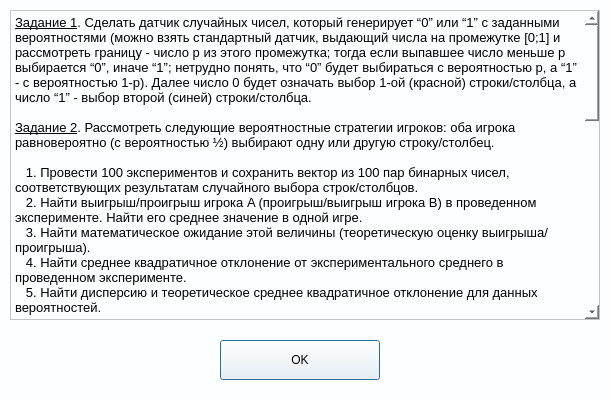
<?xml version="1.0" encoding="UTF-8"?>
<ui version="4.0">
 <class>Dialog</class>
 <widget class="QDialog" name="Dialog">
  <property name="geometry">
   <rect>
    <x>0</x>
    <y>0</y>
    <width>610</width>
    <height>400</height>
   </rect>
  </property>
  <property name="minimumSize">
   <size>
    <width>610</width>
    <height>400</height>
   </size>
  </property>
  <property name="maximumSize">
   <size>
    <width>610</width>
    <height>400</height>
   </size>
  </property>
  <property name="windowTitle">
   <string>Assignments</string>
  </property>
  <property name="styleSheet">
   <string notr="true">background-color: #fcfeff</string>
  </property>
  <widget class="QTextBrowser" name="textBrowser">
   <property name="geometry">
    <rect>
     <x>10</x>
     <y>10</y>
     <width>590</width>
     <height>310</height>
    </rect>
   </property>
   <property name="html">
    <string>&lt;!DOCTYPE HTML PUBLIC &quot;-//W3C//DTD HTML 4.0//EN&quot; &quot;http://www.w3.org/TR/REC-html40/strict.dtd&quot;&gt;
&lt;html&gt;&lt;head&gt;&lt;meta name=&quot;qrichtext&quot; content=&quot;1&quot; /&gt;&lt;style type=&quot;text/css&quot;&gt;
p, li { white-space: pre-wrap; }
&lt;/style&gt;&lt;/head&gt;&lt;body style=&quot; font-family:'MS Shell Dlg 2'; font-size:7.8pt; font-weight:400; font-style:normal;&quot;&gt;
&lt;p style=&quot; margin-top:0px; margin-bottom:0px; margin-left:0px; margin-right:0px; -qt-block-indent:0; text-indent:0px;&quot;&gt;&lt;span style=&quot; font-size:10pt; text-decoration: underline;&quot;&gt;Задание 1&lt;/span&gt;&lt;span style=&quot; font-size:10pt;&quot;&gt;. Сделать датчик случайных чисел, который генерирует “0” или “1” с заданными вероятностями (можно взять стандартный датчик, выдающий числа на промежутке [0;1] и рассмотреть границу - число p из этого промежутка; тогда если выпавшее число меньше p выбирается “0”, иначе “1”; нетрудно понять, что “0” будет выбираться с вероятностью p, а “1” - с вероятностью 1-p). Далее число 0 будет означать выбор 1-ой (красной) строки/столбца, а число “1” - выбор второй (синей) строки/столбца.&lt;/span&gt;&lt;/p&gt;
&lt;p style=&quot;-qt-paragraph-type:empty; margin-top:0px; margin-bottom:0px; margin-left:0px; margin-right:0px; -qt-block-indent:0; text-indent:0px; font-size:10pt;&quot;&gt;&lt;br /&gt;&lt;/p&gt;
&lt;p style=&quot; margin-top:0px; margin-bottom:0px; margin-left:0px; margin-right:0px; -qt-block-indent:0; text-indent:0px;&quot;&gt;&lt;span style=&quot; font-size:10pt; text-decoration: underline;&quot;&gt;Задание 2&lt;/span&gt;&lt;span style=&quot; font-size:10pt;&quot;&gt;. Рассмотреть следующие вероятностные стратегии игроков: оба игрока равновероятно (с вероятностью ½) выбирают одну или другую строку/столбец.&lt;/span&gt;&lt;/p&gt;
&lt;p style=&quot;-qt-paragraph-type:empty; margin-top:0px; margin-bottom:0px; margin-left:0px; margin-right:0px; -qt-block-indent:0; text-indent:0px; font-size:10pt;&quot;&gt;&lt;br /&gt;&lt;/p&gt;
&lt;p style=&quot; margin-top:0px; margin-bottom:0px; margin-left:0px; margin-right:0px; -qt-block-indent:0; text-indent:0px;&quot;&gt;&lt;span style=&quot; font-size:10pt;&quot;&gt;   1. Провести 100 экспериментов и сохранить вектор из 100 пар бинарных чисел, соответствующих результатам случайного выбора строк/столбцов.&lt;/span&gt;&lt;/p&gt;
&lt;p style=&quot; margin-top:0px; margin-bottom:0px; margin-left:0px; margin-right:0px; -qt-block-indent:0; text-indent:0px;&quot;&gt;&lt;span style=&quot; font-size:10pt;&quot;&gt;   2. Найти выигрыш/проигрыш игрока A (проигрыш/выигрыш игрока B) в проведенном эксперименте. Найти его среднее значение в одной игре.&lt;/span&gt;&lt;/p&gt;
&lt;p style=&quot; margin-top:0px; margin-bottom:0px; margin-left:0px; margin-right:0px; -qt-block-indent:0; text-indent:0px;&quot;&gt;&lt;span style=&quot; font-size:10pt;&quot;&gt;   3. Найти математическое ожидание этой величины (теоретическую оценку выигрыша/проигрыша).&lt;/span&gt;&lt;/p&gt;
&lt;p style=&quot; margin-top:0px; margin-bottom:0px; margin-left:0px; margin-right:0px; -qt-block-indent:0; text-indent:0px;&quot;&gt;&lt;span style=&quot; font-size:10pt;&quot;&gt;   4. Найти среднее квадратичное отклонение от экспериментального среднего в проведенном эксперименте.&lt;/span&gt;&lt;/p&gt;
&lt;p style=&quot; margin-top:0px; margin-bottom:0px; margin-left:0px; margin-right:0px; -qt-block-indent:0; text-indent:0px;&quot;&gt;&lt;span style=&quot; font-size:10pt;&quot;&gt;   5. Найти дисперсию и теоретическое среднее квадратичное отклонение для данных вероятностей.&lt;/span&gt;&lt;/p&gt;
&lt;p style=&quot;-qt-paragraph-type:empty; margin-top:0px; margin-bottom:0px; margin-left:0px; margin-right:0px; -qt-block-indent:0; text-indent:0px; font-size:10pt;&quot;&gt;&lt;br /&gt;&lt;/p&gt;
&lt;p style=&quot; margin-top:0px; margin-bottom:0px; margin-left:0px; margin-right:0px; -qt-block-indent:0; text-indent:0px;&quot;&gt;&lt;span style=&quot; font-size:10pt; text-decoration: underline;&quot;&gt;Задание 3&lt;/span&gt;&lt;span style=&quot; font-size:10pt;&quot;&gt;. Рассмотреть следующие вероятностные стратегии игроков:  игрок A равновероятно выбирает строку, а игрок B (случайно) выбирает красный столбец втрое реже, чем синий. И провести полный цикл исследования, как это описано в предыдущем задании.&lt;/span&gt;&lt;/p&gt;
&lt;p style=&quot;-qt-paragraph-type:empty; margin-top:0px; margin-bottom:0px; margin-left:0px; margin-right:0px; -qt-block-indent:0; text-indent:0px; font-size:10pt;&quot;&gt;&lt;br /&gt;&lt;/p&gt;
&lt;p style=&quot; margin-top:0px; margin-bottom:0px; margin-left:0px; margin-right:0px; -qt-block-indent:0; text-indent:0px;&quot;&gt;&lt;span style=&quot; font-size:10pt; text-decoration: underline;&quot;&gt;Задание 4&lt;/span&gt;&lt;span style=&quot; font-size:10pt;&quot;&gt;.  Рассмотреть разные методы “машинного обучения” игрока A при условии, что игрок B придерживается стратегии, описанной в предыдущем задании.&lt;/span&gt;&lt;/p&gt;
&lt;p style=&quot;-qt-paragraph-type:empty; margin-top:0px; margin-bottom:0px; margin-left:0px; margin-right:0px; -qt-block-indent:0; text-indent:0px; font-size:10pt;&quot;&gt;&lt;br /&gt;&lt;/p&gt;
&lt;p style=&quot; margin-top:0px; margin-bottom:0px; margin-left:0px; margin-right:0px; -qt-block-indent:0; text-indent:0px;&quot;&gt;&lt;span style=&quot; font-size:10pt;&quot;&gt;   1. Первый метод: обучение с подкреплением. Для его реализации нужно использовать генератор случайных чисел с переменной границей. Образно этот генератор можно описать так (см. рисунок выше): в коробке у игрока A лежат 10 красных и 10 синих шаров. Он вынимает случайно один шар и выбирает строку, соответствующую цвету шара. После этого в случае выигрыша помещает дополнительные шары того же цвета в количестве равном выигрышу в свою коробку (это соответствует изменению границы p в датчике случайных чисел). В нашем примере это всегда 2 шара.&lt;/span&gt;&lt;/p&gt;
&lt;p style=&quot; margin-top:0px; margin-bottom:0px; margin-left:0px; margin-right:0px; -qt-block-indent:0; text-indent:0px;&quot;&gt;&lt;span style=&quot; font-size:10pt;&quot;&gt;Для обучения игрока проводятся 100 игр. По полученным после проведения 100 игр вероятностям выбора строки игроком A вычисляются все характеристики задания 2 (понятно, что легче запрограммировать эти вычисления сразу в задании 2).&lt;/span&gt;&lt;/p&gt;
&lt;p style=&quot;-qt-paragraph-type:empty; margin-top:0px; margin-bottom:0px; margin-left:0px; margin-right:0px; -qt-block-indent:0; text-indent:0px; font-size:10pt;&quot;&gt;&lt;br /&gt;&lt;/p&gt;
&lt;p style=&quot; margin-top:0px; margin-bottom:0px; margin-left:0px; margin-right:0px; -qt-block-indent:0; text-indent:0px;&quot;&gt;&lt;span style=&quot; font-size:10pt;&quot;&gt;   2. Второй метод: обучение с наказанием. В коробке около игрока A лежит 100 красных и 100 синих шаров. Он вынимает случайно один шар и выбирает строку, соответствующую цвету шара. После этого в случае проигрыша удаляет шары того же цвета из своей коробки по количеству проигрыша (1 или 3 шара). После этого проводится эксперимент из 100 игр и вычисляются все характеристики задания 2.&lt;/span&gt;&lt;/p&gt;
&lt;p style=&quot; margin-top:0px; margin-bottom:0px; margin-left:0px; margin-right:0px; -qt-block-indent:0; text-indent:0px;&quot;&gt;&lt;span style=&quot; font-size:10pt;&quot;&gt;   3. Рассмотреть обучение обоих игроков с подкреплением. В коробках около игроков A и B лежат по 10 красных и 10 синих шаров. Далее они поочередно вынимают случайно по шару из своих коробок и выбирают строку (столбец), соответствующие цветам шаров. После этого в случае выигрыша помещают дополнительные шары того же цвета  в количестве равном выигрышу в свою коробку и не меняют содержимого своей коробки при проигрыше. После этого проводится обучающий эксперимент из 100 игр и вычисляются все характеристики задания 2.&lt;/span&gt;&lt;/p&gt;
&lt;p style=&quot;-qt-paragraph-type:empty; margin-top:0px; margin-bottom:0px; margin-left:0px; margin-right:0px; -qt-block-indent:0; text-indent:0px; font-size:10pt;&quot;&gt;&lt;br /&gt;&lt;/p&gt;
&lt;p style=&quot; margin-top:0px; margin-bottom:0px; margin-left:0px; margin-right:0px; -qt-block-indent:0; text-indent:0px;&quot;&gt;&lt;span style=&quot; font-size:10pt; text-decoration: underline;&quot;&gt;Задание 5&lt;/span&gt;&lt;span style=&quot; font-size:10pt;&quot;&gt;.  Провести анализ полученных выше результатов. Выдвинуть гипотезы о “правильных” стратегиях игроков. Является ли игра честной? Кто будет побеждать в этой игре? Каков максимальный выигрыш победителя при правильной игре соперника?&lt;/span&gt;&lt;/p&gt;
&lt;p style=&quot;-qt-paragraph-type:empty; margin-top:0px; margin-bottom:0px; margin-left:0px; margin-right:0px; -qt-block-indent:0; text-indent:0px; font-size:10pt;&quot;&gt;&lt;br /&gt;&lt;/p&gt;
&lt;p style=&quot; margin-top:0px; margin-bottom:0px; margin-left:0px; margin-right:0px; -qt-block-indent:0; text-indent:0px;&quot;&gt;&lt;span style=&quot; font-size:10pt; text-decoration: underline;&quot;&gt;Задание 6&lt;/span&gt;&lt;span style=&quot; font-size:10pt;&quot;&gt;.  *Провести аналитические вычисления. Применить сведения из алгебры и анализа для того, чтобы найти оптимальные стратегии игроков.&lt;/span&gt;&lt;/p&gt;&lt;/body&gt;&lt;/html&gt;</string>
   </property>
  </widget>
  <widget class="QPushButton" name="pushButton">
   <property name="geometry">
    <rect>
     <x>220</x>
     <y>340</y>
     <width>160</width>
     <height>40</height>
    </rect>
   </property>
   <property name="text">
    <string>OK</string>
   </property>
  </widget>
 </widget>
 <resources/>
 <connections/>
</ui>
